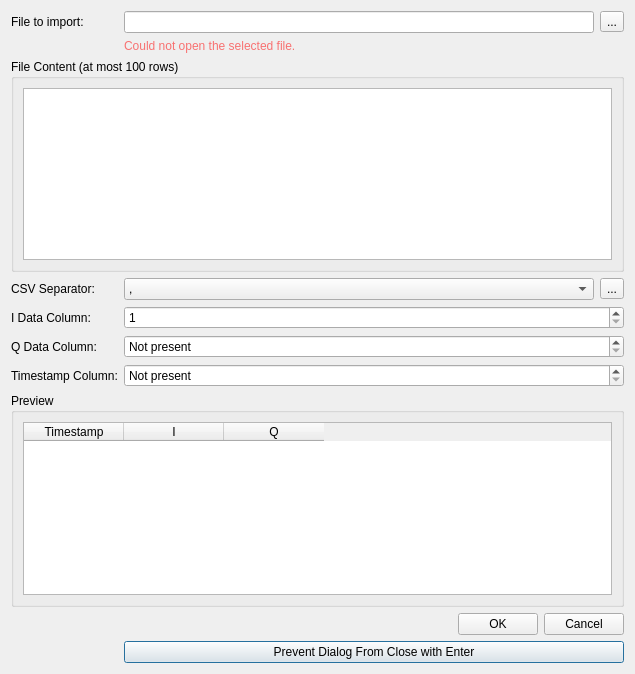
<?xml version="1.0" encoding="UTF-8"?>
<ui version="4.0">
 <class>DialogCSVImport</class>
 <widget class="QDialog" name="DialogCSVImport">
  <property name="geometry">
   <rect>
    <x>0</x>
    <y>0</y>
    <width>635</width>
    <height>674</height>
   </rect>
  </property>
  <property name="windowTitle">
   <string>CSV Import</string>
  </property>
  <layout class="QGridLayout" name="gridLayout">
   <item row="1" column="2">
    <widget class="QLabel" name="labelFileNotFound">
     <property name="text">
      <string>&lt;html&gt;&lt;head/&gt;&lt;body&gt;&lt;p&gt;&lt;span style=&quot; color:#f87171;&quot;&gt;Could not open the selected file.&lt;/span&gt;&lt;/p&gt;&lt;/body&gt;&lt;/html&gt;</string>
     </property>
    </widget>
   </item>
   <item row="3" column="2">
    <layout class="QHBoxLayout" name="horizontalLayout">
     <item>
      <widget class="QComboBox" name="comboBoxCSVSeparator">
       <item>
        <property name="text">
         <string>,</string>
        </property>
       </item>
       <item>
        <property name="text">
         <string>;</string>
        </property>
       </item>
      </widget>
     </item>
     <item>
      <widget class="QToolButton" name="btnAddSeparator">
       <property name="toolTip">
        <string>Add a custom separator.</string>
       </property>
       <property name="text">
        <string>...</string>
       </property>
       <property name="icon">
        <iconset theme="list-add">
         <normaloff>.</normaloff>.</iconset>
       </property>
       <property name="iconSize">
        <size>
         <width>16</width>
         <height>16</height>
        </size>
       </property>
      </widget>
     </item>
    </layout>
   </item>
   <item row="6" column="2">
    <widget class="QSpinBox" name="spinBoxTimestampColumn">
     <property name="toolTip">
      <string>&lt;html&gt;&lt;head/&gt;&lt;body&gt;&lt;p&gt; If your dataset contains timestamps the app will calculate the sample rate from them. You can manually edit the sample rate after import in the signal details.&lt;/p&gt;&lt;/body&gt;&lt;/html&gt;</string>
     </property>
     <property name="specialValueText">
      <string>Not present</string>
     </property>
     <property name="maximum">
      <number>999999999</number>
     </property>
    </widget>
   </item>
   <item row="4" column="0" colspan="2">
    <widget class="QLabel" name="label">
     <property name="text">
      <string>I Data Column:</string>
     </property>
    </widget>
   </item>
   <item row="5" column="2">
    <widget class="QSpinBox" name="spinBoxQDataColumn">
     <property name="specialValueText">
      <string>Not present</string>
     </property>
     <property name="maximum">
      <number>999999999</number>
     </property>
    </widget>
   </item>
   <item row="6" column="0" colspan="2">
    <widget class="QLabel" name="label_3">
     <property name="toolTip">
      <string>&lt;html&gt;&lt;head/&gt;&lt;body&gt;&lt;p&gt; If your dataset contains timestamps the app will calculate the sample rate from them. You can manually edit the sample rate after import in the signal details.&lt;/p&gt;&lt;/body&gt;&lt;/html&gt;</string>
     </property>
     <property name="text">
      <string>Timestamp Column:</string>
     </property>
    </widget>
   </item>
   <item row="5" column="0" colspan="2">
    <widget class="QLabel" name="label_2">
     <property name="text">
      <string>Q Data Column:</string>
     </property>
    </widget>
   </item>
   <item row="7" column="0" colspan="3">
    <widget class="QGroupBox" name="groupBox">
     <property name="title">
      <string>Preview</string>
     </property>
     <layout class="QVBoxLayout" name="verticalLayout_2">
      <item>
       <widget class="QTableWidget" name="tableWidgetPreview">
        <property name="alternatingRowColors">
         <bool>true</bool>
        </property>
        <attribute name="horizontalHeaderCascadingSectionResizes">
         <bool>false</bool>
        </attribute>
        <attribute name="horizontalHeaderStretchLastSection">
         <bool>false</bool>
        </attribute>
        <attribute name="verticalHeaderStretchLastSection">
         <bool>false</bool>
        </attribute>
        <column>
         <property name="text">
          <string>Timestamp</string>
         </property>
        </column>
        <column>
         <property name="text">
          <string>I</string>
         </property>
        </column>
        <column>
         <property name="text">
          <string>Q</string>
         </property>
        </column>
       </widget>
      </item>
     </layout>
    </widget>
   </item>
   <item row="0" column="2">
    <layout class="QHBoxLayout" name="horizontalLayout_2">
     <item>
      <widget class="QLineEdit" name="lineEditFilename"/>
     </item>
     <item>
      <widget class="QToolButton" name="btnChooseFile">
       <property name="text">
        <string>...</string>
       </property>
       <property name="toolButtonStyle">
        <enum>Qt::ToolButtonTextOnly</enum>
       </property>
      </widget>
     </item>
    </layout>
   </item>
   <item row="4" column="2">
    <widget class="QSpinBox" name="spinBoxIDataColumn">
     <property name="minimum">
      <number>1</number>
     </property>
     <property name="maximum">
      <number>999999999</number>
     </property>
     <property name="value">
      <number>1</number>
     </property>
    </widget>
   </item>
   <item row="3" column="0" colspan="2">
    <widget class="QLabel" name="label_4">
     <property name="text">
      <string>CSV Separator:</string>
     </property>
    </widget>
   </item>
   <item row="9" column="2">
    <widget class="QDialogButtonBox" name="buttonBox">
     <property name="orientation">
      <enum>Qt::Horizontal</enum>
     </property>
     <property name="standardButtons">
      <set>QDialogButtonBox::Cancel|QDialogButtonBox::Ok</set>
     </property>
    </widget>
   </item>
   <item row="2" column="0" colspan="3">
    <widget class="QGroupBox" name="groupBoxFilePreview">
     <property name="title">
      <string>File Content (at most 100 rows)</string>
     </property>
     <layout class="QVBoxLayout" name="verticalLayout">
      <item>
       <widget class="QPlainTextEdit" name="plainTextEditFilePreview">
        <property name="undoRedoEnabled">
         <bool>false</bool>
        </property>
        <property name="readOnly">
         <bool>true</bool>
        </property>
       </widget>
      </item>
     </layout>
    </widget>
   </item>
   <item row="0" column="0">
    <widget class="QLabel" name="label_5">
     <property name="text">
      <string>File to import:</string>
     </property>
    </widget>
   </item>
   <item row="10" column="2">
    <widget class="QPushButton" name="btnAutoDefault">
     <property name="text">
      <string>Prevent Dialog From Close with Enter</string>
     </property>
     <property name="default">
      <bool>true</bool>
     </property>
    </widget>
   </item>
  </layout>
 </widget>
 <tabstops>
  <tabstop>lineEditFilename</tabstop>
  <tabstop>btnChooseFile</tabstop>
  <tabstop>plainTextEditFilePreview</tabstop>
  <tabstop>comboBoxCSVSeparator</tabstop>
  <tabstop>btnAddSeparator</tabstop>
  <tabstop>spinBoxIDataColumn</tabstop>
  <tabstop>spinBoxQDataColumn</tabstop>
  <tabstop>spinBoxTimestampColumn</tabstop>
  <tabstop>tableWidgetPreview</tabstop>
 </tabstops>
 <resources/>
 <connections>
  <connection>
   <sender>buttonBox</sender>
   <signal>accepted()</signal>
   <receiver>DialogCSVImport</receiver>
   <slot>accept()</slot>
   <hints>
    <hint type="sourcelabel">
     <x>375</x>
     <y>641</y>
    </hint>
    <hint type="destinationlabel">
     <x>157</x>
     <y>274</y>
    </hint>
   </hints>
  </connection>
  <connection>
   <sender>buttonBox</sender>
   <signal>rejected()</signal>
   <receiver>DialogCSVImport</receiver>
   <slot>reject()</slot>
   <hints>
    <hint type="sourcelabel">
     <x>443</x>
     <y>647</y>
    </hint>
    <hint type="destinationlabel">
     <x>286</x>
     <y>274</y>
    </hint>
   </hints>
  </connection>
 </connections>
</ui>
